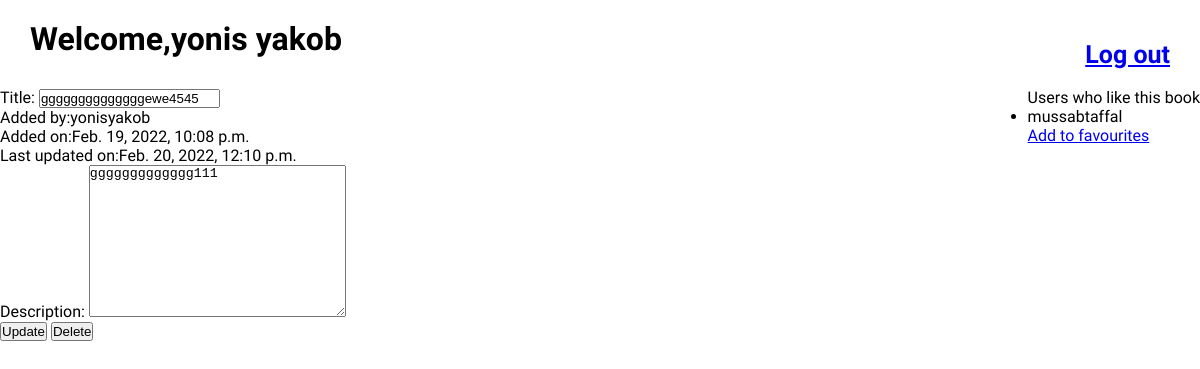
The app's page /books/20 (signed in) with its own data.
### fav_books_app/models.py (models this page shows)
class User(models.Model):
    first_name = models.CharField(max_length=255)
    last_name = models.CharField(max_length=255)
    email=models.CharField(max_length=255)
    password=models.CharField(max_length=255)
    created_at = models.DateTimeField(auto_now_add=True)
    updated_at = models.DateTimeField(auto_now=True)
    objects=UserManager()

class Book(models.Model):
    title = models.CharField(max_length=255)
    desc=models.TextField(null=True)
    created_at = models.DateTimeField(auto_now_add=True)
    updated_at = models.DateTimeField(auto_now=True)
    uploaded_by = models.ForeignKey(User, related_name="books_uploaded", on_delete = models.CASCADE)
    users_who_like = models.ManyToManyField(User, related_name="liked_books")
    objects=BookManager()

### fav_books_app/views.py (the view)
# urls.py: path('books/<int:book_id>', views.edit_show_book ),
def edit_show_book(request , book_id ):
    this_user=User.objects.get(id=request.session['user_id'])
    this_book=Book.objects.get(id=book_id)
    book_uploader=this_book.uploaded_by.id
    user_like_book=this_book.users_who_like.all()
    if book_uploader==this_user.id:
        print(user_like_book)
        context={"books":this_book,
            "current_user":this_user,
            "liked_by":user_like_book,}
        return render(request,'edit_book.html',context)
    else:
        print(user_like_book)
        context={"books":this_book,
            "current_user":this_user,
            "liked_by":user_like_book}
        return render(request,'show_book.html',context)

### fav_books_app/templates/edit_book.html (shortened to what this page needs)
<!DOCTYPE html>
<html lang="en">
<head>
    {% load static  %}
    <link rel="stylesheet" href="{% static 'css/style.css' %}">
</head>
<body>
    <div class="welcome">
        <h1 style="margin-left: 30px;">Welcome,{{current_user.first_name}} {{current_user.last_name }} </h1>
        <a style="font-size: 25px;font-weight: 600;margin-right: 30px;" href="/clear">Log out</a>
    </div>
    <div style="display: flex;justify-content: space-between;" class="show_details">
        <div class="book_details">
            <form action="/update_info/{{books.id}}" method="post">
                <p><label for="">Title:</label>
                    <input type="text" value="{{books.title}}" name="title"></p>
                <p>Added by:{{books.uploaded_by.first_name}}{{books.uploaded_by.last_name}}</p>
                <p>Added on:{{books.created_at}}</p>
                <p>Last updated on:{{books.updated_at}}</p>
                <p><label for="">Description:</label>
                    <textarea name="desc" id="" cols="30" rows="10">{{books.desc}}</textarea></p>
                <button type="submit" name="submit_button" value="update">Update</button>
                <button type="submit" name="submit_button" value="delete">Delete</button>
            </form>
        </div>
        <div class="liked_by">
            <p>Users who like this book</p>
            <ul>{%for like in liked_by %}
                <li>{{like.first_name}}{{like.last_name}}</li>
                {% endfor%}
                {% if  like.id != current_user.id    %}
                <a href="/favourites/{{books.id}}/{{current_user.id}}">Add to favourites</a>
                {% endif %}
            </ul>
        </div>
    </div>
</body>
</html>

### fav_books_app/static/css/style.css (style rules this page uses)
* { margin: 0;padding: 0; }
body { font-family: 'Balsamiq Sans', cursive; }
.welcome { display: flex;justify-content: space-between;align-items: center;margin-top: 20px; }
h1 , h2 { margin-bottom: 30px; }

### records on screen
User: first_name "yonis", last_name "yakob"
Book: title "ggggggggggggggewe4545", uploaded_by.first_name "yonis", uploaded_by.last_name "yakob", created_at "Feb. 19, 2022, 10:08 p.m.", updated_at "Feb. 20, 2022, 12:10 p.m.", desc "ggggggggggggg111"
User: first_name "mussab", last_name "taffal"
